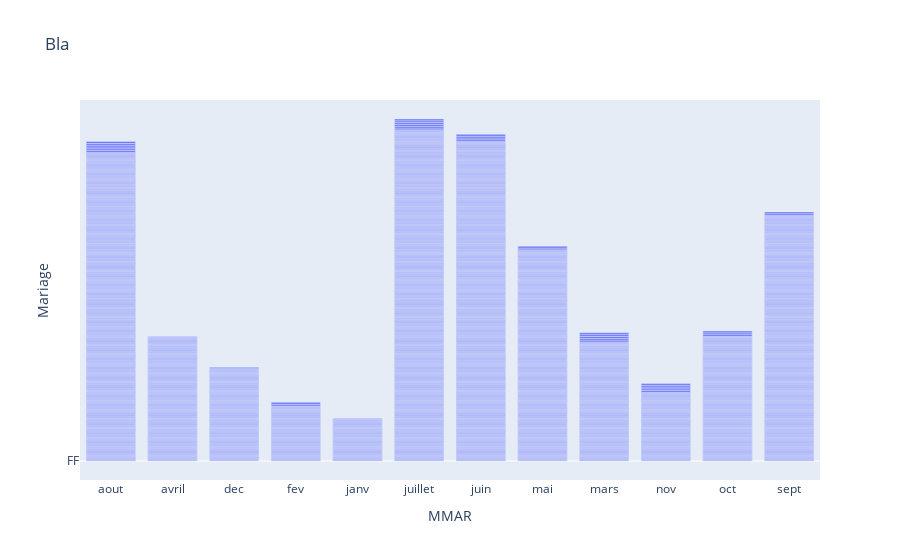

The cell this chart's notebook holds for it:
### Code cell
fig = px.bar(mar, x="MMAR", y="Mariage", title="Bla")
fig.show()

### Figure 1 — Plotly figure (JSON) as saved in the notebook; plotly's stock layout.template omitted (floating-point values rounded to 4 significant figures; data arrays with more than 128 entries replaced by an {"elided": "..."} marker saying what was removed)
{"data": [{"alignmentgroup": "True", "hovertemplate": "MMAR=%{x}<br>Mariage=%{y}<extra></extra>", "legendgroup": "", "marker": {"color": "#636efa", "pattern": {"shape": ""}}, "name": "", "offsetgroup": "", "orientation": "v", "showlegend": false, "textposition": "auto", "type": "bar", "x": {"elided": "2340 str values"}, "xaxis": "x", "y": {"elided": "2340 str values"}, "yaxis": "y"}], "layout": {"barmode": "relative", "legend": {"tracegroupgap": 0}, "title": {"text": "Bla"}, "xaxis": {"anchor": "y", "domain": [0, 1], "title": {"text": "MMAR"}}, "yaxis": {"anchor": "x", "domain": [0, 1], "title": {"text": "Mariage"}}}}
